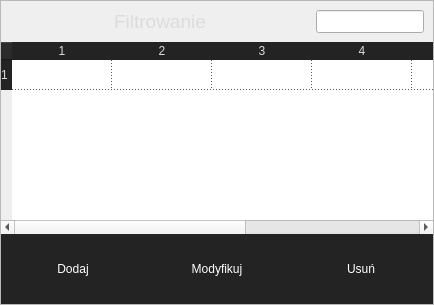
            <widget class="QWidget" name="page_clients">
             <layout class="QVBoxLayout" name="verticalLayout_10">
              <property name="spacing">
               <number>0</number>
              </property>
              <property name="leftMargin">
               <number>0</number>
              </property>
              <property name="topMargin">
               <number>0</number>
              </property>
              <property name="rightMargin">
               <number>0</number>
              </property>
              <property name="bottomMargin">
               <number>0</number>
              </property>
              <item>
               <widget class="QFrame" name="frame_clients">
                <property name="frameShape">
                 <enum>QFrame::StyledPanel</enum>
                </property>
                <property name="frameShadow">
                 <enum>QFrame::Raised</enum>
                </property>
                <layout class="QVBoxLayout" name="verticalLayout_9">
                 <property name="spacing">
                  <number>0</number>
                 </property>
                 <property name="leftMargin">
                  <number>0</number>
                 </property>
                 <property name="topMargin">
                  <number>0</number>
                 </property>
                 <property name="rightMargin">
                  <number>0</number>
                 </property>
                 <property name="bottomMargin">
                  <number>0</number>
                 </property>
                 <item>
                  <widget class="QFrame" name="clients_filter_frame">
                   <property name="minimumSize">
                    <size>
                     <width>0</width>
                     <height>40</height>
                    </size>
                   </property>
                   <property name="maximumSize">
                    <size>
                     <width>16777215</width>
                     <height>16777215</height>
                    </size>
                   </property>
                   <property name="frameShape">
                    <enum>QFrame::NoFrame</enum>
                   </property>
                   <property name="frameShadow">
                    <enum>QFrame::Raised</enum>
                   </property>
                   <layout class="QHBoxLayout" name="horizontalLayout_11">
                    <item>
                     <widget class="QLabel" name="clients_filter_label">
                      <property name="minimumSize">
                       <size>
                        <width>300</width>
                        <height>0</height>
                       </size>
                      </property>
                      <property name="maximumSize">
                       <size>
                        <width>16777215</width>
                        <height>50</height>
                       </size>
                      </property>
                      <property name="layoutDirection">
                       <enum>Qt::LeftToRight</enum>
                      </property>
                      <property name="text">
                       <string>&lt;!DOCTYPE HTML PUBLIC &quot;-//W3C//DTD HTML 4.0//EN&quot; &quot;http://www.w3.org/TR/REC-html40/strict.dtd&quot;&gt;
&lt;html&gt;&lt;head&gt;&lt;meta name=&quot;qrichtext&quot; content=&quot;1&quot; /&gt;&lt;style type=&quot;text/css&quot;&gt;
p, li { white-space: pre-wrap; }
&lt;/style&gt;&lt;/head&gt;&lt;body style=&quot; font-family:'MS Shell Dlg 2'; font-size:8pt; font-weight:400; font-style:normal;&quot;&gt;
&lt;p align=&quot;center&quot; style=&quot; margin-top:12px; margin-bottom:12px; margin-left:0px; margin-right:0px; -qt-block-indent:0; text-indent:0px;&quot;&gt;&lt;span style=&quot; font-family:'Montserrat'; font-size:14pt; color:#dcdcdc;&quot;&gt;Filtrowanie&lt;/span&gt;&lt;/p&gt;&lt;/body&gt;&lt;/html&gt;</string>
                      </property>
                      <property name="alignment">
                       <set>Qt::AlignLeading|Qt::AlignLeft|Qt::AlignVCenter</set>
                      </property>
                     </widget>
                    </item>
                    <item>
                     <widget class="QLineEdit" name="clients_filter">
                      <property name="sizePolicy">
                       <sizepolicy hsizetype="Expanding" vsizetype="Preferred">
                        <horstretch>0</horstretch>
                        <verstretch>0</verstretch>
                       </sizepolicy>
                      </property>
                     </widget>
                    </item>
                   </layout>
                  </widget>
                 </item>
                 <item>
                  <widget class="QTableWidget" name="table_clients">
                   <property name="styleSheet">
                    <string notr="true">QTableWidget {
	color: rgb(220, 220, 220);
	gridline-color: rgb(90, 90, 90);
	
}
QHeaderView::section {
	color: rgb(220, 220, 220);
	background-color: rgb(35, 35, 35);
	border: 0px solid;
}
QTableCornerButton::section {
	background-color: rgb(35, 35, 35);
	
}</string>
                   </property>
                   <property name="frameShape">
                    <enum>QFrame::NoFrame</enum>
                   </property>
                   <property name="selectionMode">
                    <enum>QAbstractItemView::SingleSelection</enum>
                   </property>
                   <property name="showGrid">
                    <bool>true</bool>
                   </property>
                   <property name="gridStyle">
                    <enum>Qt::DotLine</enum>
                   </property>
                   <property name="sortingEnabled">
                    <bool>true</bool>
                   </property>
                   <property name="cornerButtonEnabled">
                    <bool>true</bool>
                   </property>
                   <property name="rowCount">
                    <number>1</number>
                   </property>
                   <property name="columnCount">
                    <number>7</number>
                   </property>
                   <attribute name="horizontalHeaderStretchLastSection">
                    <bool>true</bool>
                   </attribute>
                   <attribute name="verticalHeaderStretchLastSection">
                    <bool>false</bool>
                   </attribute>
                   <row/>
                   <column/>
                   <column/>
                   <column/>
                   <column/>
                   <column/>
                   <column/>
                   <column/>
                  </widget>
                 </item>
                 <item>
                  <widget class="QFrame" name="clients_btn_frame">
                   <property name="minimumSize">
                    <size>
                     <width>0</width>
                     <height>70</height>
                    </size>
                   </property>
                   <property name="maximumSize">
                    <size>
                     <width>16777215</width>
                     <height>70</height>
                    </size>
                   </property>
                   <property name="frameShape">
                    <enum>QFrame::NoFrame</enum>
                   </property>
                   <property name="frameShadow">
                    <enum>QFrame::Raised</enum>
                   </property>
                   <layout class="QHBoxLayout" name="horizontalLayout_12">
                    <property name="spacing">
                     <number>0</number>
                    </property>
                    <property name="leftMargin">
                     <number>0</number>
                    </property>
                    <property name="topMargin">
                     <number>0</number>
                    </property>
                    <property name="rightMargin">
                     <number>0</number>
                    </property>
                    <property name="bottomMargin">
                     <number>0</number>
                    </property>
                    <item>
                     <widget class="QPushButton" name="btn_clients_add">
                      <property name="sizePolicy">
                       <sizepolicy hsizetype="Minimum" vsizetype="Preferred">
                        <horstretch>0</horstretch>
                        <verstretch>0</verstretch>
                       </sizepolicy>
                      </property>
                      <property name="styleSheet">
                       <string notr="true">QPushButton {
	color: rgb(255, 255, 255);
	background-color: rgb(35, 35, 35);
	border: 0px solid;
}
QPushButton:hover {
	background-color: rgb(85, 170, 255);
}</string>
                      </property>
                      <property name="text">
                       <string>Dodaj</string>
                      </property>
                      <property name="flat">
                       <bool>true</bool>
                      </property>
                     </widget>
                    </item>
                    <item>
                     <widget class="QPushButton" name="btn_clients_edit">
                      <property name="sizePolicy">
                       <sizepolicy hsizetype="Minimum" vsizetype="Preferred">
                        <horstretch>0</horstretch>
                        <verstretch>0</verstretch>
                       </sizepolicy>
                      </property>
                      <property name="styleSheet">
                       <string notr="true">QPushButton {
	color: rgb(255, 255, 255);
	background-color: rgb(35, 35, 35);
	border: 0px solid;
}
QPushButton:hover {
	background-color: rgb(85, 170, 255);
}</string>
                      </property>
                      <property name="text">
                       <string>Modyfikuj</string>
                      </property>
                      <property name="flat">
                       <bool>true</bool>
                      </property>
                     </widget>
                    </item>
                    <item>
                     <widget class="QPushButton" name="btn_clients_delete">
                      <property name="sizePolicy">
                       <sizepolicy hsizetype="Minimum" vsizetype="Preferred">
                        <horstretch>0</horstretch>
                        <verstretch>0</verstretch>
                       </sizepolicy>
                      </property>
                      <property name="styleSheet">
                       <string notr="true">QPushButton {
	color: rgb(255, 255, 255);
	background-color: rgb(35, 35, 35);
	border: 0px solid;
}
QPushButton:hover {
	background-color: rgb(85, 170, 255);
}</string>
                      </property>
                      <property name="text">
                       <string>Usuń</string>
                      </property>
                      <property name="flat">
                       <bool>true</bool>
                      </property>
                     </widget>
                    </item>
                   </layout>
                  </widget>
                 </item>
                </layout>
               </widget>
              </item>
             </layout>
            </widget>
